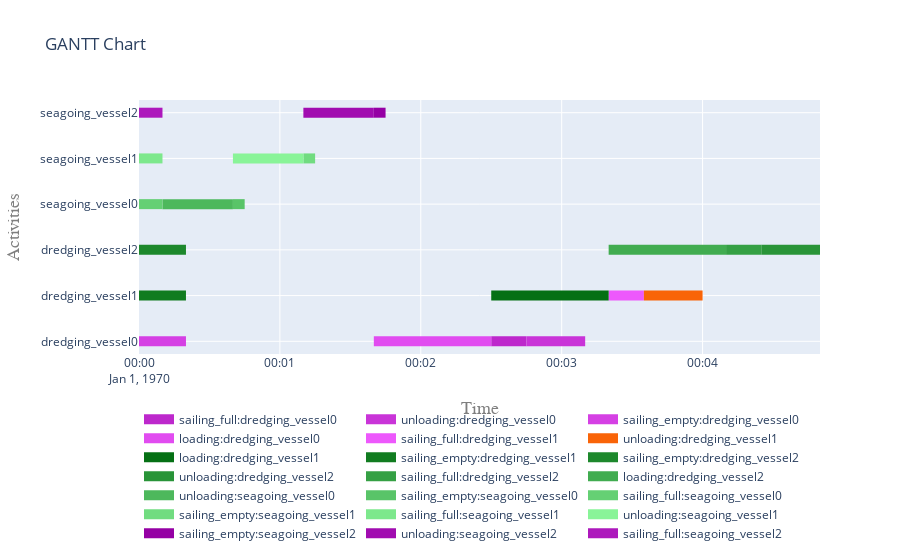

Source (notebook cell):
### Markdown cell above
##### 4.1. Visualize gantt chart

### Code cell
fig = plot.get_gantt_chart([*vessels.values()], id_map=[*activities_dredging_vessel.values(), *activities_seagoing_vessel.values()])

### Figure 1 — Plotly figure (JSON) as saved in the notebook; plotly's stock layout.template omitted (floating-point values rounded to 4 significant figures)
{"data": [{"connectgaps": false, "hoverinfo": "y+name", "line": {"color": "rgb(189,40,204)", "width": 10}, "mode": "lines", "name": "sailing_full:dredging_vessel0", "type": "scatter", "x": ["1970-01-01T00:02:30", "1970-01-01T00:02:30", "1970-01-01T00:02:45", "1970-01-01T00:02:45", "1970-01-01T00:02:45"], "y": ["dredging_vessel0", "dredging_vessel0", "dredging_vessel0", "dredging_vessel0", null]}, {"connectgaps": false, "hoverinfo": "y+name", "line": {"color": "rgb(201,52,216)", "width": 10}, "mode": "lines", "name": "unloading:dredging_vessel0", "type": "scatter", "x": ["1970-01-01T00:02:45", "1970-01-01T00:02:45", "1970-01-01T00:03:10", "1970-01-01T00:03:10", "1970-01-01T00:03:10"], "y": ["dredging_vessel0", "dredging_vessel0", "dredging_vessel0", "dredging_vessel0", null]}, {"connectgaps": false, "hoverinfo": "y+name", "line": {"color": "rgb(213,64,228)", "width": 10}, "mode": "lines", "name": "sailing_empty:dredging_vessel0", "type": "scatter", "x": ["1970-01-01T00:00:00", "1970-01-01T00:00:00", "1970-01-01T00:00:20", "1970-01-01T00:00:20", "1970-01-01T00:00:20"], "y": ["dredging_vessel0", "dredging_vessel0", "dredging_vessel0", "dredging_vessel0", null]}, {"connectgaps": false, "hoverinfo": "y+name", "line": {"color": "rgb(225,76,240)", "width": 10}, "mode": "lines", "name": "loading:dredging_vessel0", "type": "scatter", "x": ["1970-01-01T00:01:40", "1970-01-01T00:01:40", "1970-01-01T00:02:30", "1970-01-01T00:02:30", "1970-01-01T00:02:30"], "y": ["dredging_vessel0", "dredging_vessel0", "dredging_vessel0", "dredging_vessel0", null]}, {"connectgaps": false, "hoverinfo": "y+name", "line": {"color": "rgb(237,88,252)", "width": 10}, "mode": "lines", "name": "sailing_full:dredging_vessel1", "type": "scatter", "x": ["1970-01-01T00:03:20", "1970-01-01T00:03:20", "1970-01-01T00:03:35", "1970-01-01T00:03:35", "1970-01-01T00:03:35"], "y": ["dredging_vessel1", "dredging_vessel1", "dredging_vessel1", "dredging_vessel1", null]}, {"connectgaps": false, "hoverinfo": "y+name", "line": {"color": "rgb(249,100,8)", "width": 10}, "mode": "lines", "name": "unloading:dredging_vessel1", "type": "scatter", "x": ["1970-01-01T00:03:35", "1970-01-01T00:03:35", "1970-01-01T00:04:00", "1970-01-01T00:04:00", "1970-01-01T00:04:00"], "y": ["dredging_vessel1", "dredging_vessel1", "dredging_vessel1", "dredging_vessel1", null]}, {"connectgaps": false, "hoverinfo": "y+name", "line": {"color": "rgb(5,112,20)", "width": 10}, "mode": "lines", "name": "loading:dredging_vessel1", "type": "scatter", "x": ["1970-01-01T00:02:30", "1970-01-01T00:02:30", "1970-01-01T00:03:20", "1970-01-01T00:03:20", "1970-01-01T00:03:20"], "y": ["dredging_vessel1", "dredging_vessel1", "dredging_vessel1", "dredging_vessel1", null]}, {"connectgaps": false, "hoverinfo": "y+name", "line": {"color": "rgb(17,124,32)", "width": 10}, "mode": "lines", "name": "sailing_empty:dredging_vessel1", "type": "scatter", "x": ["1970-01-01T00:00:00", "1970-01-01T00:00:00", "1970-01-01T00:00:20", "1970-01-01T00:00:20", "1970-01-01T00:00:20"], "y": ["dredging_vessel1", "dredging_vessel1", "dredging_vessel1", "dredging_vessel1", null]}, {"connectgaps": false, "hoverinfo": "y+name", "line": {"color": "rgb(29,136,44)", "width": 10}, "mode": "lines", "name": "sailing_empty:dredging_vessel2", "type": "scatter", "x": ["1970-01-01T00:00:00", "1970-01-01T00:00:00", "1970-01-01T00:00:20", "1970-01-01T00:00:20", "1970-01-01T00:00:20"], "y": ["dredging_vessel2", "dredging_vessel2", "dredging_vessel2", "dredging_vessel2", null]}, {"connectgaps": false, "hoverinfo": "y+name", "line": {"color": "rgb(41,148,56)", "width": 10}, "mode": "lines", "name": "unloading:dredging_vessel2", "type": "scatter", "x": ["1970-01-01T00:04:25", "1970-01-01T00:04:25", "1970-01-01T00:04:50", "1970-01-01T00:04:50", "1970-01-01T00:04:50"], "y": ["dredging_vessel2", "dredging_vessel2", "dredging_vessel2", "dredging_vessel2", null]}, {"connectgaps": false, "hoverinfo": "y+name", "line": {"color": "rgb(53,160,68)", "width": 10}, "mode": "lines", "name": "sailing_full:dredging_vessel2", "type": "scatter", "x": ["1970-01-01T00:04:10", "1970-01-01T00:04:10", "1970-01-01T00:04:25", "1970-01-01T00:04:25", "1970-01-01T00:04:25"], "y": ["dredging_vessel2", "dredging_vessel2", "dredging_vessel2", "dredging_vessel2", null]}, {"connectgaps": false, "hoverinfo": "y+name", "line": {"color": "rgb(65,172,80)", "width": 10}, "mode": "lines", "name": "loading:dredging_vessel2", "type": "scatter", "x": ["1970-01-01T00:03:20", "1970-01-01T00:03:20", "1970-01-01T00:04:10", "1970-01-01T00:04:10", "1970-01-01T00:04:10"], "y": ["dredging_vessel2", "dredging_vessel2", "dredging_vessel2", "dredging_vessel2", null]}, {"connectgaps": false, "hoverinfo": "y+name", "line": {"color": "rgb(77,184,92)", "width": 10}, "mode": "lines", "name": "unloading:seagoing_vessel0", "type": "scatter", "x": ["1970-01-01T00:00:10", "1970-01-01T00:00:10", "1970-01-01T00:00:40", "1970-01-01T00:00:40", "1970-01-01T00:00:40"], "y": ["seagoing_vessel0", "seagoing_vessel0", "seagoing_vessel0", "seagoing_vessel0", null]}, {"connectgaps": false, "hoverinfo": "y+name", "line": {"color": "rgb(89,196,104)", "width": 10}, "mode": "lines", "name": "sailing_empty:seagoing_vessel0", "type": "scatter", "x": ["1970-01-01T00:00:40", "1970-01-01T00:00:40", "1970-01-01T00:00:45", "1970-01-01T00:00:45", "1970-01-01T00:00:45"], "y": ["seagoing_vessel0", "seagoing_vessel0", "seagoing_vessel0", "seagoing_vessel0", null]}, {"connectgaps": false, "hoverinfo": "y+name", "line": {"color": "rgb(101,208,116)", "width": 10}, "mode": "lines", "name": "sailing_full:seagoing_vessel0", "type": "scatter", "x": ["1970-01-01T00:00:00", "1970-01-01T00:00:00", "1970-01-01T00:00:10", "1970-01-01T00:00:10", "1970-01-01T00:00:10"], "y": ["seagoing_vessel0", "seagoing_vessel0", "seagoing_vessel0", "seagoing_vessel0", null]}, {"connectgaps": false, "hoverinfo": "y+name", "line": {"color": "rgb(113,220,128)", "width": 10}, "mode": "lines", "name": "sailing_empty:seagoing_vessel1", "type": "scatter", "x": ["1970-01-01T00:01:10", "1970-01-01T00:01:10", "1970-01-01T00:01:15", "1970-01-01T00:01:15", "1970-01-01T00:01:15"], "y": ["seagoing_vessel1", "seagoing_vessel1", "seagoing_vessel1", "seagoing_vessel1", null]}, {"connectgaps": false, "hoverinfo": "y+name", "line": {"color": "rgb(125,232,140)", "width": 10}, "mode": "lines", "name": "sailing_full:seagoing_vessel1", "type": "scatter", "x": ["1970-01-01T00:00:00", "1970-01-01T00:00:00", "1970-01-01T00:00:10", "1970-01-01T00:00:10", "1970-01-01T00:00:10"], "y": ["seagoing_vessel1", "seagoing_vessel1", "seagoing_vessel1", "seagoing_vessel1", null]}, {"connectgaps": false, "hoverinfo": "y+name", "line": {"color": "rgb(137,244,152)", "width": 10}, "mode": "lines", "name": "unloading:seagoing_vessel1", "type": "scatter", "x": ["1970-01-01T00:00:40", "1970-01-01T00:00:40", "1970-01-01T00:01:10", "1970-01-01T00:01:10", "1970-01-01T00:01:10"], "y": ["seagoing_vessel1", "seagoing_vessel1", "seagoing_vessel1", "seagoing_vessel1", null]}, {"connectgaps": false, "hoverinfo": "y+name", "line": {"color": "rgb(149,0,164)", "width": 10}, "mode": "lines", "name": "sailing_empty:seagoing_vessel2", "type": "scatter", "x": ["1970-01-01T00:01:40", "1970-01-01T00:01:40", "1970-01-01T00:01:45", "1970-01-01T00:01:45", "1970-01-01T00:01:45"], "y": ["seagoing_vessel2", "seagoing_vessel2", "seagoing_vessel2", "seagoing_vessel2", null]}, {"connectgaps": false, "hoverinfo": "y+name", "line": {"color": "rgb(161,12,176)", "width": 10}, "mode": "lines", "name": "unloading:seagoing_vessel2", "type": "scatter", "x": ["1970-01-01T00:01:10", "1970-01-01T00:01:10", "1970-01-01T00:01:40", "1970-01-01T00:01:40", "1970-01-01T00:01:40"], "y": ["seagoing_vessel2", "seagoing_vessel2", "seagoing_vessel2", "seagoing_vessel2", null]}, {"connectgaps": false, "hoverinfo": "y+name", "line": {"color": "rgb(173,24,188)", "width": 10}, "mode": "lines", "name": "sailing_full:seagoing_vessel2", "type": "scatter", "x": ["1970-01-01T00:00:00", "1970-01-01T00:00:00", "1970-01-01T00:00:10", "1970-01-01T00:00:10", "1970-01-01T00:00:10"], "y": ["seagoing_vessel2", "seagoing_vessel2", "seagoing_vessel2", "seagoing_vessel2", null]}], "layout": {"hovermode": "closest", "legend": {"orientation": "h", "x": 0, "y": -0.2}, "title": {"text": "GANTT Chart"}, "xaxis": {"range": ["1970-01-01T00:00:00", "1970-01-01T00:04:50"], "title": {"font": {"color": "#7f7f7f", "family": "Courier New, monospace", "size": 18}, "text": "Time"}}, "yaxis": {"title": {"font": {"color": "#7f7f7f", "family": "Courier New, monospace", "size": 18}, "text": "Activities"}}}}
